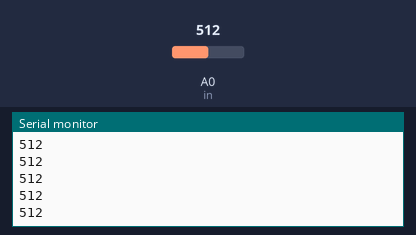
This sketch was run on a simulated Arduino Uno, built with avr-gcc and run on an emulated ATmega328P. Parts: the last lines printed to the serial monitor. The test bench sets the inputs (shaded band); at power-on: A0 (in) = 512.

Above: at 1.2 s.
1.3 s: A0 (in) set to 716
At 2.3 s:
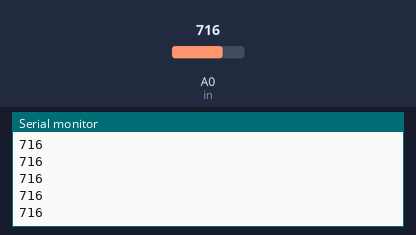
2.8 s: A0 (in) set to 900
At 3.8 s:
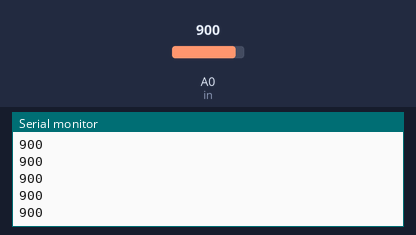
Timing chart, 0 to 5.8 s (numbered marks = the images above; inputs shaded):
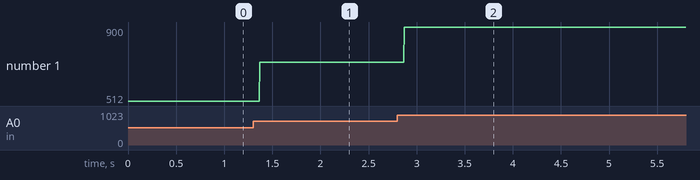

Measured:
- after the input at 1.3 s, the serial monitor: prints a new line after 0.07 s (image 1)
- after the input at 2.8 s, the serial monitor: prints a new line after 0.07 s (image 2)
- plotted number 1: 512 → 716 after the input at 1.3 s, 716 → 900 after the input at 2.8 s

The sketch:

Foot_Distance_sensors.ino
```cpp
int in = A0;

void setup() {
  // put your setup code here, to run once:
  pinMode(in, INPUT);
Serial.begin(9600);
}

void loop() {
  // put your main code here, to run repeatedly:
Serial.println(analogRead(in));

}
```
